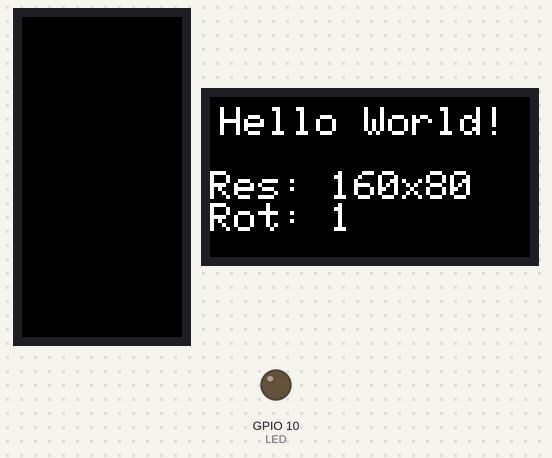
Bench run of a sketch on a simulated ESP8266 (NodeMCU). Shown: 80×160 colour display, 160×80 colour display, output pins drawn as LEDs (lit = HIGH). Dashed ring = blinking. Random numbers use the default seed unless the sketch sets one; pins used as bus, display or sensor lines are not drawn.

Above: at 0.8 s.
At 3.8 s:
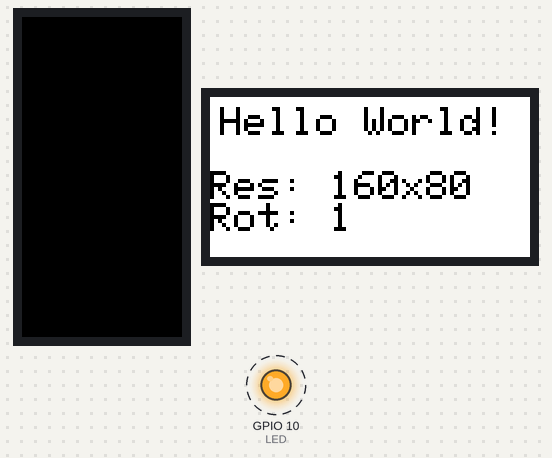
At 4.8 s:
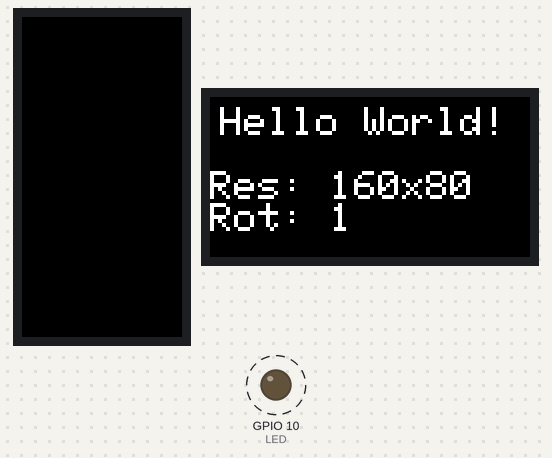
Timing chart, 0 to 130.0 s (numbered marks = the images above):
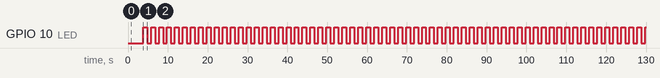

Measured:
- by itself, GPIO 10 (LED): alternates HIGH for 1.0 s and LOW for 1.0 s
- what the display in image 0 shows lasts 3.0 s, from 0.8 s to 3.8 s
- what the display in image 1 shows lasts 1.0 s, from 3.8 s to 4.8 s

The sketch:

espgfx_helloworld.ino
```cpp
#include <Arduino_GFX_Library.h>  /* Install via Arduino Library Manager */

/*
 *  espgfx_HelloWorld Version 2023.09A (Basic Edition)
 *  Board: TTGO T-Display, M5StickC, M5StickC-Plus (esp32)
 *  Author: tommyho510@gmail.com
 *  Original Author: moononournation
 *  Required: Arduino library Arduino_GFX 1.3.7
 *  Dependency:
 */

// *** BEGIN editing of your settings ...
#define ARDUINO_M5STICKC
// *** END editing of your settings ...

#if defined(ARDUINO_M5STICKCPLUS)
/* M5Stack */
/* 1.14" ST7789 IPS LCD 135x240 M5StickC Plus * (Rotation: 0 bottom up, 1 right, 2 top, 3 left) */
#define TFT_MOSI 15
#define TFT_SCLK 13
#define TFT_CS   5
#define TFT_DC   23
#define TFT_RST  18
#define LED      10
//#define TFT_BL   2
Arduino_DataBus *bus = new Arduino_ESP32SPI(TFT_DC /* DC */, TFT_CS /* CS */, TFT_SCLK /* SCK */, TFT_MOSI /* MOSI */, -1 /* MISO */);
Arduino_ST7789 *gfx = new Arduino_ST7789(bus, TFT_RST /* RST */, 3 /* rotation */, true /* IPS */, 135 /* width */, 240 /* height */,
                      53 /* col offset 1 */, 40 /* row offset 1 */, 52 /* col offset 2 */, 40 /* row offset 2 */);
const int BTN_A = 37;
const int BTN_B = 39;
#include <M5StickCPlus.h>

#elif defined(ARDUINO_M5STICKC)
/* M5Stack */
/* 0.96" ST7735 IPS LCD 80x160 M5StickC * (Rotation: 0 bottom up, 1 right, 2 top, 3 left) */
#define TFT_MOSI 15
#define TFT_SCLK 13
#define TFT_CS   5
#define TFT_DC   23
#define TFT_RST  18
#define LED      10
//#define TFT_BL   2
Arduino_DataBus *bus = new Arduino_ESP32SPI(TFT_DC /* DC */, TFT_CS /* CS */, TFT_SCLK /* SCK */, TFT_MOSI /* MOSI */, -1 /* MISO */);
Arduino_ST7735 *gfx = new Arduino_ST7735(bus, TFT_RST /* RST */, 3 /* rotation */, true /* IPS */, 80 /* width */, 160 /* height */,
                      26 /* col offset 1 */, 1 /* row offset 1 */, 26 /* col offset 2 */, 1 /* row offset 2 */);
const int BTN_A = 37;
const int BTN_B = 39;
#include <M5StickC.h>

#elif defined(ARDUINO_TDISPLAYS3)
/* LILYGO T-Display */
/* 1.90" ST7789V IPS LCD 170x320 TTGO T-Display (Rotation: 0 bottom, 1 left, 2 top, 3 right) */
//#define TFT_MOSI 8
//#define TFT_SCLK 12
#define TFT_CS   6
#define TFT_DC   7
#define TFT_RST  5
#define TFT_BL   38
#define LED      2
Arduino_DataBus *bus = new Arduino_ESP32LCD8(TFT_DC /* DC */, TFT_CS /* CS */, 8 /* WR */, 9 /* RD */,
					39 /* D0 */, 40 /* D1 */, 41 /* D2 */, 42 /* D3 */,
					45 /* D4 */, 46 /* D5 */, 47 /* D6 */, 48 /* D7 */);
Arduino_GFX *gfx = new Arduino_ST7789(bus, TFT_RST /* RST */, 0 /* rotation */, true /* IPS */, 170 /* width */, 320 /* height */,
					35 /* col offset 1 */, 0 /* row offset 1 */, 35 /* col offset 2 */, 0 /* row offset 2 */);
const int BTN_A = 0;
const int BTN_B = 14;

#elif defined(ARDUINO_TDISPLAY)
/* LILYGO T-Display */
/* 1.14" ST7789 IPS LCD 135x240 TTGO T-Display (Rotation: 0 bottom, 1 left, 2 top, 3 right) */
#define TFT_MOSI 19
#define TFT_SCLK 18
#define TFT_CS   5
#define TFT_DC   16
#define TFT_RST  23
#define TFT_BL   4
#define LED      2
Arduino_DataBus *bus = new Arduino_ESP32SPI(TFT_DC /* DC */, TFT_CS /* CS */, TFT_SCLK /* TFT_SCLK */, TFT_MOSI /* MOSI */, -1 /* MISO */);
Arduino_ST7789 *gfx = new Arduino_ST7789(bus, TFT_RST /* RST */, 1 /* rotation */, true /* IPS */, 135 /* width */, 240 /* height */,
                      53 /* col offset 1 */, 40 /* row offset 1 */, 52 /* col offset 2 */, 40 /* row offset 2 */);
const int BTN_A = 0;
const int BTN_B = 35;

#elif defined(ARDUINO_D1MINI)
/* LOLIN D1 Mini esp8266 + TFT-2.4 Shield */
/* 2.8" ILI9341 TFT LCD 240x320 (Rotation: 0 top up, 1 left, 2 bottom, 3 right) */
#define TFT_MOSI 13
#define TFT_MISO 12
#define TFT_SCLK 14
#define TFT_CS   16
#define TFT_DC   15
#define TFT_RST  5
//#define TFT_BL NC
Arduino_DataBus *bus = new Arduino_ESP32SPI(TFT_DC /* DC */, TFT_CS /* CS */, TFT_SCLK /* SCK */, TFT_MOSI /* MOSI */, TFT_MISO /* MISO */);
Arduino_ILI9341 *gfx = new Arduino_ILI9341(bus, TFT_RST /* RST */, 0 /* rotation */, false /* IPS */);
const int BTN_A = 3;
const int BTN_B = 4;

#elif defined(ARDUINO_DEVKITV1)
/* DOIT ESP32 DEVKIT V1 + ILI9341 */
/* 2.8" ILI9341 TFT LCD 240x320 (Rotation: 0 top up, 1 left, 2 bottom, 3 right) */
#define TFT_MOSI 23
#define TFT_MISO 19
#define TFT_SCLK 18
#define TFT_CS   5
#define TFT_DC   16
#define TFT_RST  17
//#define TFT_BL 4
Arduino_DataBus *bus = new Arduino_ESP32SPI(TFT_DC /* DC */, TFT_CS /* CS */, TFT_SCLK /* SCK */, TFT_MOSI /* MOSI */, TFT_MISO /* MISO */);
Arduino_ILI9341 *gfx = new Arduino_ILI9341(bus, TFT_RST /* RST */, 0 /* rotation */, false /* IPS */);
const int BTN_A = 13;
const int BTN_B = 15;

#endif /* not selected specific hardware */
/*******************************************************************************
 * End of Arduino_GFX setting
 ******************************************************************************/

#include "gfx-helper.h"

int i = 1;
int j = 1;

void setup(void) {
  init();
  gfx_init();
  gfx_printText("Hello World!\n\nRes: " + String(gfx->width()) + "x" + String(gfx->height())
    + "\nRot: " + String(gfx->getRotation()) );

  delay(3000); // 3 seconds
}

void loop() {
  i = led_flashing(i);
  j = gfx_invert(j);
  delay(1000);
}
```

gfx-helper.h
```cpp
#include <Arduino_GFX_Library.h>

void init() {
  delay(500);
  Serial.begin(115200);
#ifdef LED
  pinMode(LED, OUTPUT);
#endif
#if defined(ARDUINO_M5STICKC)
  M5.begin();
#endif
#if defined(ARDUINO_M5STICKCPLUS)
  M5.begin();
#endif
}

void gfx_init() {
  gfx->begin();
  gfx->setRotation(1);
  gfx->fillScreen(BLACK);
#ifdef TFT_BL
  pinMode(TFT_BL, OUTPUT);
  digitalWrite(TFT_BL, HIGH);
#endif
}

void gfx_printText(String gfxMessage) {
  gfx->setCursor(5, 5);
  gfx->setTextColor(WHITE);
  gfx->setTextSize(2);
  gfx->println(gfxMessage);
}

void gfx_printTextRand(String gfxMessage){
  gfx->setCursor(random(gfx->width()), random(gfx->height()));
  gfx->setTextColor(random(0xffff));
  gfx->setTextSize(random(9) /* x scale */, random(9) /* y scale */, random(3) /* pixel_margin */);
  gfx->println(gfxMessage);
}

unsigned int led_flashing(int i) {
  digitalWrite(LED , i);
  return abs(i - 1);
}

unsigned int gfx_invert(int i){
  gfx->invertDisplay(i);
  return abs(i - 1);
}
```
